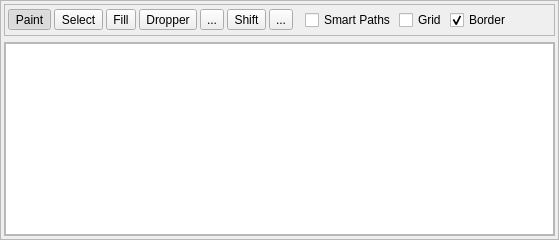
              <widget class="QFrame" name="frame_9">
               <property name="sizePolicy">
                <sizepolicy hsizetype="Preferred" vsizetype="Preferred">
                 <horstretch>1</horstretch>
                 <verstretch>0</verstretch>
                </sizepolicy>
               </property>
               <property name="frameShape">
                <enum>QFrame::Shape::StyledPanel</enum>
               </property>
               <property name="frameShadow">
                <enum>QFrame::Shadow::Raised</enum>
               </property>
               <property name="lineWidth">
                <number>1</number>
               </property>
               <layout class="QGridLayout" name="gridLayout_4">
                <property name="leftMargin">
                 <number>3</number>
                </property>
                <property name="topMargin">
                 <number>3</number>
                </property>
                <property name="rightMargin">
                 <number>3</number>
                </property>
                <property name="bottomMargin">
                 <number>3</number>
                </property>
                <property name="spacing">
                 <number>6</number>
                </property>
                <item row="1" column="0">
                 <widget class="QFrame" name="frame_7">
                  <property name="frameShape">
                   <enum>QFrame::Shape::StyledPanel</enum>
                  </property>
                  <property name="frameShadow">
                   <enum>QFrame::Shadow::Raised</enum>
                  </property>
                  <layout class="QGridLayout" name="gridLayout_2">
                   <property name="leftMargin">
                    <number>0</number>
                   </property>
                   <property name="topMargin">
                    <number>0</number>
                   </property>
                   <property name="rightMargin">
                    <number>0</number>
                   </property>
                   <property name="bottomMargin">
                    <number>0</number>
                   </property>
                   <item row="0" column="0">
                    <widget class="MapView" name="graphicsView_Map">
                     <property name="sizePolicy">
                      <sizepolicy hsizetype="Expanding" vsizetype="Expanding">
                       <horstretch>0</horstretch>
                       <verstretch>0</verstretch>
                      </sizepolicy>
                     </property>
                     <property name="mouseTracking">
                      <bool>false</bool>
                     </property>
                     <property name="autoFillBackground">
                      <bool>false</bool>
                     </property>
                    </widget>
                   </item>
                  </layout>
                 </widget>
                </item>
                <item row="0" column="0">
                 <widget class="QFrame" name="frame_mapTools">
                  <property name="sizePolicy">
                   <sizepolicy hsizetype="Expanding" vsizetype="Fixed">
                    <horstretch>0</horstretch>
                    <verstretch>0</verstretch>
                   </sizepolicy>
                  </property>
                  <property name="minimumSize">
                   <size>
                    <width>0</width>
                    <height>32</height>
                   </size>
                  </property>
                  <property name="frameShape">
                   <enum>QFrame::Shape::StyledPanel</enum>
                  </property>
                  <property name="frameShadow">
                   <enum>QFrame::Shadow::Raised</enum>
                  </property>
                  <layout class="QHBoxLayout" name="horizontalLayout_2">
                   <property name="spacing">
                    <number>3</number>
                   </property>
                   <property name="leftMargin">
                    <number>3</number>
                   </property>
                   <property name="topMargin">
                    <number>3</number>
                   </property>
                   <property name="rightMargin">
                    <number>3</number>
                   </property>
                   <property name="bottomMargin">
                    <number>3</number>
                   </property>
                   <item>
                    <widget class="QFrame" name="frame_toolButtons">
                     <property name="frameShape">
                      <enum>QFrame::Shape::NoFrame</enum>
                     </property>
                     <property name="frameShadow">
                      <enum>QFrame::Shadow::Raised</enum>
                     </property>
                     <layout class="QHBoxLayout" name="horizontalLayout_17">
                      <property name="spacing">
                       <number>3</number>
                      </property>
                      <property name="leftMargin">
                       <number>0</number>
                      </property>
                      <property name="topMargin">
                       <number>0</number>
                      </property>
                      <property name="rightMargin">
                       <number>9</number>
                      </property>
                      <property name="bottomMargin">
                       <number>0</number>
                      </property>
                      <item>
                       <widget class="QToolButton" name="toolButton_Paint">
                        <property name="enabled">
                         <bool>true</bool>
                        </property>
                        <property name="toolTip">
                         <string>&lt;html&gt;&lt;head/&gt;&lt;body&gt;&lt;p&gt;Pencil&lt;/p&gt;&lt;p&gt;&lt;span style=&quot; font-weight:600;&quot;&gt;Click&lt;/span&gt; and drag to draw on the map.&lt;/p&gt;&lt;p&gt;&lt;span style=&quot; font-weight:600;&quot;&gt;Right-click&lt;/span&gt; and drag to select tiles.&lt;/p&gt;&lt;/body&gt;&lt;/html&gt;</string>
                        </property>
                        <property name="text">
                         <string>Paint</string>
                        </property>
                        <property name="icon">
                         <iconset resource="../resources/images.qrc">
                          <normaloff>:/icons/pencil.ico</normaloff>:/icons/pencil.ico</iconset>
                        </property>
                        <property name="checkable">
                         <bool>true</bool>
                        </property>
                        <property name="checked">
                         <bool>true</bool>
                        </property>
                        <property name="autoRaise">
                         <bool>false</bool>
                        </property>
                       </widget>
                      </item>
                      <item>
                       <widget class="QToolButton" name="toolButton_Select">
                        <property name="enabled">
                         <bool>true</bool>
                        </property>
                        <property name="toolTip">
                         <string>&lt;html&gt;&lt;head/&gt;&lt;body&gt;&lt;p&gt;Pointer&lt;/p&gt;&lt;p&gt;Does nothing&lt;/p&gt;&lt;/body&gt;&lt;/html&gt;</string>
                        </property>
                        <property name="text">
                         <string>Select</string>
                        </property>
                        <property name="icon">
                         <iconset resource="../resources/images.qrc">
                          <normaloff>:/icons/cursor.ico</normaloff>:/icons/cursor.ico</iconset>
                        </property>
                        <property name="checkable">
                         <bool>true</bool>
                        </property>
                       </widget>
                      </item>
                      <item>
                       <widget class="QToolButton" name="toolButton_Fill">
                        <property name="toolTip">
                         <string>&lt;html&gt;&lt;head/&gt;&lt;body&gt;&lt;p&gt;Bucket Fill&lt;/p&gt;&lt;p&gt;Fills all similar tiles in a region with the selected metatiles or collision attributes&lt;/p&gt;&lt;/body&gt;&lt;/html&gt;</string>
                        </property>
                        <property name="text">
                         <string>Fill</string>
                        </property>
                        <property name="icon">
                         <iconset resource="../resources/images.qrc">
                          <normaloff>:/icons/fill_color.ico</normaloff>:/icons/fill_color.ico</iconset>
                        </property>
                        <property name="checkable">
                         <bool>true</bool>
                        </property>
                       </widget>
                      </item>
                      <item>
                       <widget class="QToolButton" name="toolButton_Dropper">
                        <property name="toolTip">
                         <string>&lt;html&gt;&lt;head/&gt;&lt;body&gt;&lt;p&gt;Eyedropper&lt;/p&gt;&lt;p&gt;&lt;span style=&quot; font-weight:600;&quot;&gt;Click&lt;/span&gt; to select a metatile or collision attribute.&lt;/p&gt;&lt;/body&gt;&lt;/html&gt;</string>
                        </property>
                        <property name="text">
                         <string>Dropper</string>
                        </property>
                        <property name="icon">
                         <iconset resource="../resources/images.qrc">
                          <normaloff>:/icons/pipette.ico</normaloff>:/icons/pipette.ico</iconset>
                        </property>
                        <property name="checkable">
                         <bool>true</bool>
                        </property>
                       </widget>
                      </item>
                      <item>
                       <widget class="QToolButton" name="toolButton_Move">
                        <property name="toolTip">
                         <string>&lt;html&gt;&lt;head/&gt;&lt;body&gt;&lt;p&gt;Move&lt;/p&gt;&lt;p&gt;Click to drag map around.&lt;/p&gt;&lt;/body&gt;&lt;/html&gt;</string>
                        </property>
                        <property name="text">
                         <string>...</string>
                        </property>
                        <property name="icon">
                         <iconset resource="../resources/images.qrc">
                          <normaloff>:/icons/move.ico</normaloff>:/icons/move.ico</iconset>
                        </property>
                        <property name="checkable">
                         <bool>true</bool>
                        </property>
                       </widget>
                      </item>
                      <item>
                       <widget class="QToolButton" name="toolButton_Shift">
                        <property name="toolTip">
                         <string>&lt;html&gt;&lt;head/&gt;&lt;body&gt;&lt;p&gt;Map Shift&lt;/p&gt;&lt;p&gt;&lt;span style=&quot; font-weight:600;&quot;&gt;Click and drag&lt;/span&gt; on the map to shift the positions of all metatiles (Map tab) or events (Events tab) at once. This is useful after resizing a map.&lt;/p&gt;&lt;/body&gt;&lt;/html&gt;</string>
                        </property>
                        <property name="text">
                         <string>Shift</string>
                        </property>
                        <property name="icon">
                         <iconset resource="../resources/images.qrc">
                          <normaloff>:/icons/shift.ico</normaloff>:/icons/shift.ico</iconset>
                        </property>
                        <property name="checkable">
                         <bool>true</bool>
                        </property>
                       </widget>
                      </item>
                      <item>
                       <widget class="QToolButton" name="toolButton_Resize">
                        <property name="toolTip">
                         <string>&lt;html&gt;&lt;head/&gt;&lt;body&gt;&lt;p&gt;Resize&lt;br/&gt;&lt;br/&gt;Opens an interactive window for resizing the current map layout (and the border, if enabled in Project Settings).&lt;/p&gt;&lt;/body&gt;&lt;/html&gt;</string>
                        </property>
                        <property name="text">
                         <string>...</string>
                        </property>
                        <property name="icon">
                         <iconset resource="../resources/images.qrc">
                          <normaloff>:/icons/resize.ico</normaloff>:/icons/resize.ico</iconset>
                        </property>
                       </widget>
                      </item>
                     </layout>
                    </widget>
                   </item>
                   <item>
                    <widget class="QCheckBox" name="checkBox_smartPaths">
                     <property name="toolTip">
                      <string>&lt;html&gt;&lt;head/&gt;&lt;body&gt;&lt;p&gt;Smart-path mode allows easier drawing of paths. If a 3x3 metatile block is selcted in the right panel, then smart path mode will automatically form a pathway using those selected blocks.&lt;/p&gt;&lt;p&gt;When smart-path mode is &lt;span style=&quot; font-weight:600;&quot;&gt;not&lt;/span&gt; enabled, clicking and dragging a selection will tile it in a grid.&lt;/p&gt;&lt;p&gt;Hold down the &lt;span style=&quot; font-weight:600;&quot;&gt;shift&lt;/span&gt; key while editing to quickly enable smart-path mode.&lt;/p&gt;&lt;/body&gt;&lt;/html&gt;</string>
                     </property>
                     <property name="text">
                      <string>Smart Paths</string>
                     </property>
                    </widget>
                   </item>
                   <item>
                    <widget class="QCheckBox" name="checkBox_ToggleGrid">
                     <property name="toolTip">
                      <string>&lt;html&gt;&lt;head/&gt;&lt;body&gt;&lt;p&gt;Toggles a grid over the map's metatile boundaries.&lt;/p&gt;&lt;p&gt;&lt;span style=&quot; font-weight:600;&quot;&gt;Ctrl + G&lt;/span&gt;&lt;/p&gt;&lt;/body&gt;&lt;/html&gt;</string>
                     </property>
                     <property name="styleSheet">
                      <string notr="true"/>
                     </property>
                     <property name="text">
                      <string>Grid</string>
                     </property>
                    </widget>
                   </item>
                   <item>
                    <widget class="QCheckBox" name="checkBox_ToggleBorder">
                     <property name="text">
                      <string>Border</string>
                     </property>
                     <property name="checked">
                      <bool>true</bool>
                     </property>
                    </widget>
                   </item>
                   <item>
                    <spacer name="horizontalSpacer1">
                     <property name="orientation">
                      <enum>Qt::Orientation::Horizontal</enum>
                     </property>
                     <property name="sizeHint" stdset="0">
                      <size>
                       <width>40</width>
                       <height>20</height>
                      </size>
                     </property>
                    </spacer>
                   </item>
                  </layout>
                 </widget>
                </item>
               </layout>
              </widget>
